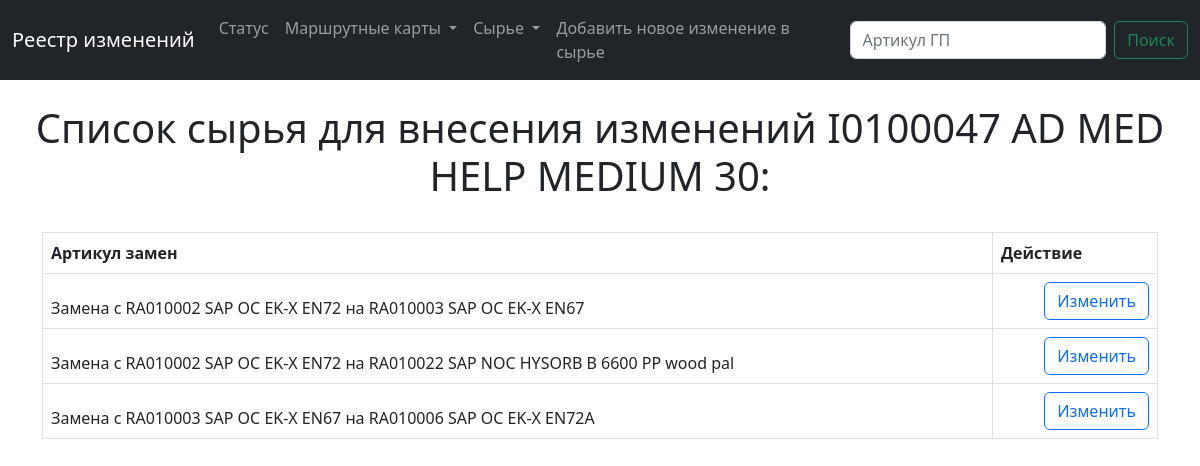
The app's page /change/52, older data.
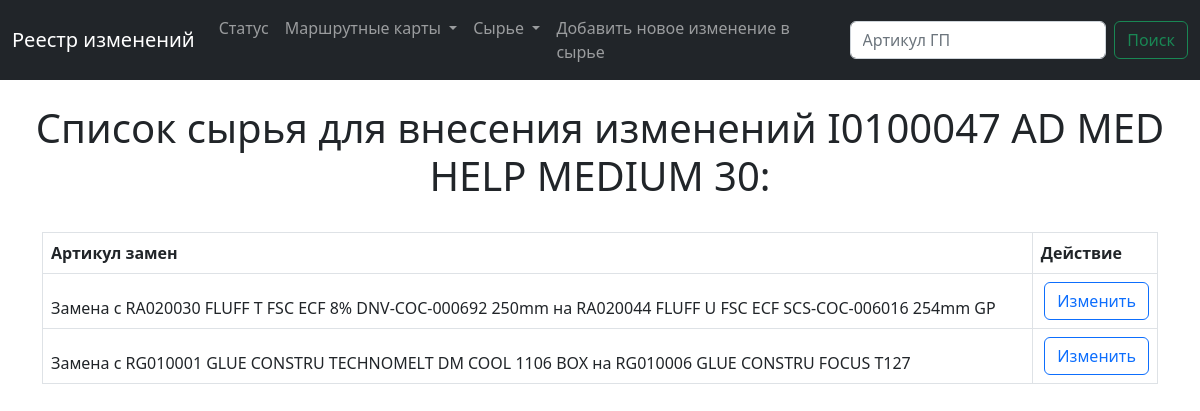
The same page, newer data.
### main/models.py (models this page shows, shortened)
class Change (models.Model):
    raw_current = models.ForeignKey(Raw, blank=True, null=True, on_delete=models.CASCADE, related_name='raw_current')
    raw_new = models.ForeignKey(Raw, blank=True, null=True, on_delete=models.CASCADE, related_name='raw_new')
    created_date = models.DateTimeField(default=timezone.now)  # когда была создана заявка

class Raw (models.Model):
    num = models.CharField(max_length=200)  # артикул сырья
    name = models.CharField(max_length=200)  # наименование
    layer = models.CharField(max_length=200)  # навзвание слоя на русском

### main/views.py (the view)
# urls.py: path('change/<sku_id>', views.change, name='change'),
def change(request,sku_id):
    sku = Sku.objects.get(id=sku_id)
    list_change = Change.objects.filter(raw_current__in = sku.raw.all())
    return render(request, 'main/change.html', {'sku':sku,'list_change':list_change,'change':change,})

### main/templates/main/change.html (shortened to what this page needs)
{% extends 'main/base.html' %}
{% block content%}
    {% if list_change %}
        <br>
        <center>
            <h1> Cписок сырья для внесения изменений {{ sku.num}} {{ sku.name}}: </h1>
        </center>
        <br>
        <div class="container">
            <table class="table table-bordered">
                <thead>
                    <tr style="font-weight:bold">
                        <td>Артикул замен</td>
                        <td>Действие</td>
                    </tr>
                    <tr>
                        {% for list_change in list_change %}
                            <td> Замена с {{ list_change.raw_current.num}} {{ list_change.raw_current.name}} на {{ list_change.raw_new.num}}  {{ list_change.raw_new.name}}</td>
                            <td align="right">
                                <div class="btn-group" role="group" aria-label="Basic example">
                                    <a href="{% url 'update_sku' sku.id %}" type="button" class="btn btn-outline-primary">Изменить</a>
                                </div>
                            </td>
                    </tr>
                    {% endfor %}
                    </thead>
                </table>
            </div>
    {% else %}
        <br>
        <center>
            <h1> Нет сырья для изменения </h1>
            <div class="btn-group" role="group" aria-label="Basic example">
            </div>
    {% endif %}
{%endblock%}

Row changes from the older to the newer data that the page shows:
removed Change: raw_current.num "RA010002", raw_current.name "SAP OC EK-X EN72", raw_new.num "RA010003", raw_new.name "SAP OC EK-X EN67"
removed Change: raw_current.num "RA010002", raw_current.name "SAP OC EK-X EN72", raw_new.num "RA010022", raw_new.name "SAP NOC HYSORB B 6600 PP wood pal"
removed Change: raw_current.num "RA010003", raw_current.name "SAP OC EK-X EN67", raw_new.num "RA010006", raw_new.name "SAP OC EK-X EN72A"
added Change: raw_current.num "RA020030", raw_current.name "FLUFF T FSC ECF 8% DNV-COC-000692 250mm", raw_new.num "RA020044", raw_new.name "FLUFF U FSC ECF SCS-COC-006016 254mm GP"
added Change: raw_current.num "RG010001", raw_current.name "GLUE CONSTRU TECHNOMELT DM COOL 1106 BOX", raw_new.num "RG010006", raw_new.name "GLUE CONSTRU FOCUS T127"
